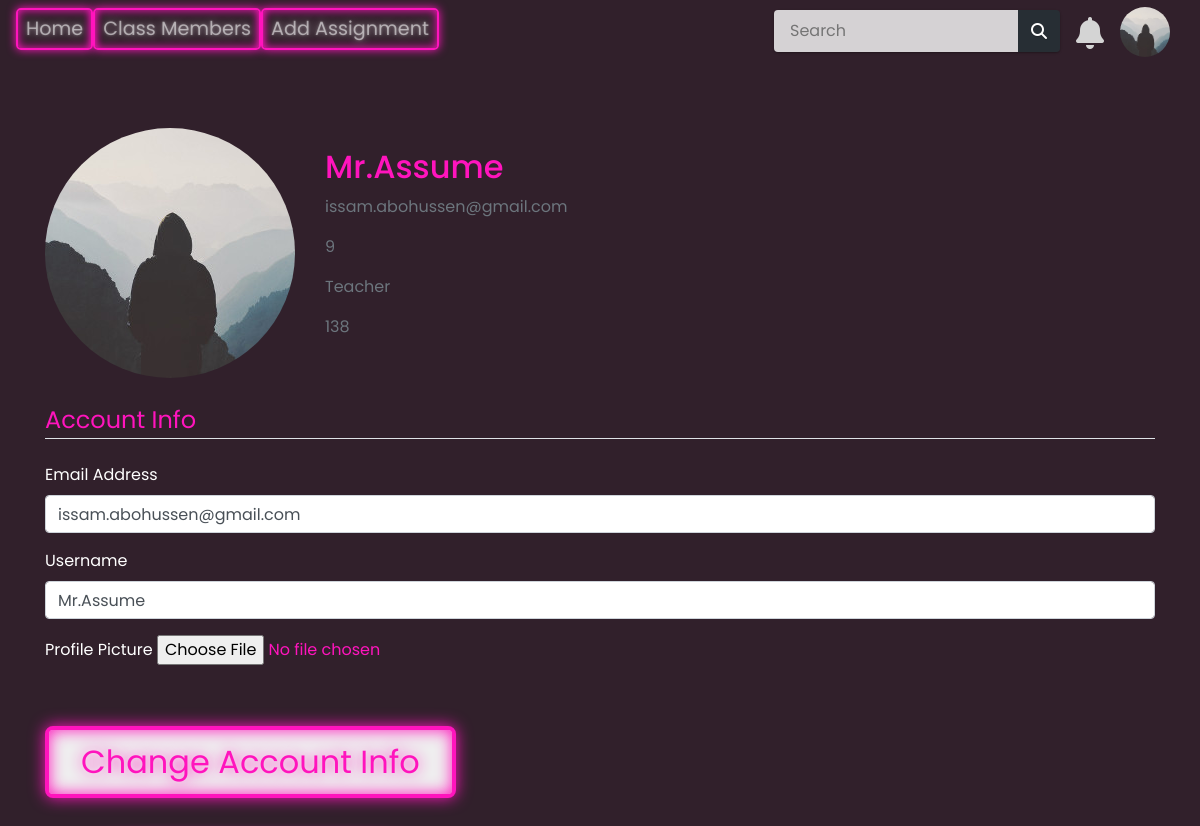
Screenshot of /profile (signed in) with the database file from the repository.
### tables this page shows
CREATE TABLE users (id INTEGER PRIMARY KEY AUTOINCREMENT NOT NULL, username TEXT NOT NULL, email TEXT NOT NULL, password TEXT NOT NULL, role TEXT NOT NULL, school TEXT NOT NULL, grade TEXT NOT NULL, profile_pic TEXT NOT NULL, groupNumber INTEGER NOT NULL);

### app.py (the view, shortened to what this page needs)
@app.route('/profile', methods=['GET', 'POST'])
@login_required
def profile():
    row = db.execute("SELECT * FROM users WHERE id = ?", session["user_id"])
    username = row[0]["username"]
    email = row[0]["email"]
    password = row[0]["password"]
    role = row[0]["role"]
    grade = row[0]["grade"]
    profile_pic_path = row[0]["profile_pic"]
    image_file = profile_pic_path
    groupNumber = row[0]["groupNumber"]
    navbar_data = get_navbar_data(session["user_id"])
    return render_template('profile.html', title='Account', image_file=os.path.join(app.config["UPLOAD_FODER"], image_file), username=username, email=email, password=password, role=role, grade=grade,groupNumber=groupNumber, loggedIn="True", navbar_data=navbar_data)

### app.py (called while the page is built)
@app.after_request
def after_request(response):
    response.headers["Cache-Control"] = "no-cache, no-store, must-revalidate"
    response.headers["Expires"] = 0
    response.headers["Pragma"] = "no-cache"
    return response

### helpers.py (called while the page is built, shortened)
def login_required(f):
    @wraps(f)
    def decorated_function(*args, **kwargs):
        if session.get("user_id") is None:
            return redirect("/login")
        return f(*args, **kwargs)
    return decorated_function

def get_navbar_data(userId):
    row = db.execute("SELECT * FROM users WHERE id = ?", userId)
    role = row[0]["role"]
    username = row[0]["username"]
    groupNumber = row[0]["groupNumber"]
    profile_pic_path = row[0]["profile_pic"]
    notifications = db.execute("SELECT * FROM notifications WHERE userId = ? ORDER BY dateTime DESC;", session["user_id"])
    navbar_data = [
        {"username": username,
        "groupNumber": groupNumber,
        "role": role,
        "profile_pic_path": profile_pic_path},
        {"notifications": notifications},
        {"notificationslenght": len(notifications)}
    ]
    return navbar_data

### templates/profile.html (shortened to what this page needs)
{% extends "base.html" %} {% block title %}Verify{% endblock %} {% block content %}
<head>
    <link rel="stylesheet" href="{{ url_for('static', filename='styles/btn_style.css')}}">
</head>
<body style="background-color: hsl(323 21% 16%);">
</body>
<div class="content-section">
    <div class="media">
        <img class="rounded-circle account-img" src="{{ image_file }}">
        <div class="media-body">
            <h2 class="account-heading username-text">{{ username }}</h2>
            <p class="text-secondary email-text">{{ email }}</p>
            <p class="text-secondary email-text">{{ grade }}</p>
            <p class="text-secondary email-text">{{ role }}</p>
            <p class="text-secondary email-text">{{ groupNumber }}</p>
        </div>
    </div>
    <br />
    <form method="POST" action="/profile" enctype="multipart/form-data">
        <fieldset class="form-group">
            <legend class="border-bottom mb-4">Account Info</legend>
            <div class="form-group">
                <label for="email" style="color:white;">Email Address</label>
                <input autocomplete="off" type="email" class="form-control" id="email" name="email" placeholder="Enter email" value="{{ email }}"/>
            </div>
            <div class="form-group">
                <label for="username" style="color:white;">Username</label>
                <input autocomplete="off" type="text" class="form-control" id="username" name="username" placeholder="Enter Username" value="{{ username }}"/>
            </div>
            <div class="form-group">
                <label for="Image" style="color:white;">Profile Picture</label>
                <input autocomplete="off" type="file" accept="image/*" id="Image" name="Image" placeholder="Select Image" "/>
            </div>
        </fieldset>
        <br />
        <button type="submit" class="neon-button">Change Account Info</button>
    </form>
</div>
{% endblock %}

### templates/base.html (shortened to what this page needs)
<!DOCTYPE html>
<html>
<head>
    <link rel="stylesheet" href="https://stackpath.bootstrapcdn.com/bootstrap/4.4.1/css/bootstrap.min.css" />
    <link rel="stylesheet" href="https://stackpath.bootstrapcdn.com/font-awesome/4.7.0/css/font-awesome.min.css" />
    <link rel="stylesheet" href="/static/styles/base.css"/>
</head>
<body>
    <nav class="navbar navbar-expand-lg navbar-dark">
        <div class="collapse navbar-collapse" id="navbar">
            <div class="navbar-nav">
                {% if  loggedIn=="True"%}
                <a class="nav-item nav-link neon-button-nav" id="home" href="/">Home</a>
                <a class="nav-item nav-link neon-button-nav" id="ClassMembers" href="/ClassMembers">Class Members</a>
                {% if  navbar_data[0]["role"] =="Teacher"%}
                <a class="nav-item nav-link neon-button-nav" id="AddVokabulary" href="/AddAssignment">Add Assignment</a>
                {% endif %}
                {% else %}
                <a class="nav-item nav-link neon-button-nav" id="login" href="/login">Login</a>
                <a class="nav-item nav-link neon-button-nav" id="signUp" href="/sign-up">Sign Up</a>
                {% endif %}
            </div>
        </div>
    </nav>
    {% if  loggedIn=="True"%}
    <div class="action">
      <div id="profile" class="profile">
        <img src="/static/profile_pics/{{ navbar_data[0]["profile_pic_path"] }}">
      </div>
    </div>
    <div id="wrapper" class="wrapper">
      <div class="notification_wrap">
        <div class="notification_icon">
          <i class="fas fa-bell"></i>
        </div>
    </div>
    <div class="search">
      <input id="serchBox" type="text" class="textbox" placeholder="Search">
      <input title="Search" value="" type="submit" class="button">
    </div>
    {% endif %}
  </div>
    <div class="container">{% block content %} {% endblock %}</div>
</body>
</html>

### static/styles/base.css (style rules this page uses)
* { margin: 0; padding: 0; font-family: 'Poppins', sans-serif; }
.action { position: fixed; top: 7px; right: 30px; z-index: 10; }
.action .profile { position: relative; width: 50px; height: 50px; border-radius: 50%; overflow: hidden; cursor: pointer; }
.action .profile img { position: absolute; top: 0; left: 0; width: 100%; height: 100%; object-fit: cover; }
.wrapper { position: fixed; top: 10px; right: -140px; z-index: 9; }
.notification_wrap { width: 500px; }
.notification_wrap .notification_icon { position: relative; width: 50px; height: 50px; font-size: 32px; margin: 0 auto; text-align: center; color: #d4d4d4; }
.notification_wrap .notification_icon .fa-bell { cursor: pointer; }
.search { outline: 0; -webkit-box-shadow: 0 1px 3px rgba(0, 0, 0, 0.12), 0 1px 2px rgba(0, 0, 0, 0.24); box-shadow: 0 1px 3px rgba(0, 0, 0, 0.12), 0 1px 2px rgba(0, 0, 0, 0.24); -webkit-border-radius: 4px; border-radius: 4px; position: fixed; top: 10px; right: 140px; }
.search > .textbox { outline: 0; height: 42px; width: 244px; line-height: 42px; padding: 0 16px; background-color: rgba(255, 255, 255, 0.8); color: #212121; border: 0; float: left; -webkit-border-radius: 4px 0 0 4px; border-radius: 4px 0 0 4px; }
.search > .button { outline: 0; background: none; background-color: rgba(38, 50, 56, 0.8); float: left; height: 42px; width: 42px; text-align: center; line-height: 42px; border: 0; color: #FFF; font: normal normal normal 14px/1 FontAwesome; font-size: 16px; text-rendering: auto; text-shadow: 0 1px 1px rgba(0, 0, 0, 0.2); -webkit-transition: background-color .4s ease; transition: background-color .4s ease; -webkit-border-radius: 0 4px 4px 0; border-radius: 0 4px 4px 0; }

### static/styles/btn_style.css (style rules this page uses)
:root { --clr-neon: hsl(317 100% 54%); --clr-bg: hsl(323 21% 16%); }
*, *::before, *::after { box-sizing: border-box; }
body { min-height: 100vh; background: var(--clr-bg); font-family: "Balsamiq Sans", cursive; color: var(--clr-neon); }
.neon-button { font-size: 2rem; display: inline-block; cursor: pointer; text-decoration: none; color: var(--clr-neon); border: var(--clr-neon) 0.125em solid; padding: 0.25em 1em; border-radius: 0.25em; text-shadow: 0 0 0.125em hsl(0 0% 100% / 0.3), 0 0 0.45em currentColor; box-shadow: inset 0 0 0.5em 0 var(--clr-neon), 0 0 0.5em 0 var(--clr-neon); position: relative; }
.neon-button::before { pointer-events: none; content: ""; position: absolute; background: var(--clr-neon); top: 120%; left: 0; width: 100%; height: 100%; transform: perspective(1em) rotateX(40deg) scale(1, 0.35); filter: blur(1em); opacity: 0.7; }
.neon-button::after { content: ""; position: absolute; top: 0; bottom: 0; left: 0; right: 0; box-shadow: 0 0 2em 0.5em var(--clr-neon); opacity: 0; background-color: var(--clr-neon); z-index: -1; transition: opacity 100ms linear; }
.neon-button-nav { font-size: 1.2rem; display: inline-block; cursor: pointer; text-decoration: none; color: var(--clr-neon); border: var(--clr-neon) 0.125em solid; padding: 0.25em 1em; border-radius: 0.25em; text-shadow: 0 0 0.125em hsl(0 0% 100% / 0.3), 0 0 0.45em currentColor; box-shadow: inset 0 0 0.5em 0 var(--clr-neon), 0 0 0.5em 0 var(--clr-neon); position: relative; padding-left: 30em; padding-right: 30em; }
.neon-button-nav::after { content: ""; position: absolute; top: 0; bottom: 0; left: 0; right: 0; box-shadow: 0 0 2em 0.5em var(--clr-neon); opacity: 0; background-color: var(--clr-neon); z-index: -1; transition: opacity 100ms linear; }
.email-text { color: rgb(105, 255, 230); margin-left: 30px; }
.username-text { margin-top: 20px; margin-left: 30px; }
.content-section { margin-top: 20px; margin-top: 70px; }

### rows the page displays
users: profile_pic (placeholder picture), username "Mr.Assume", email "issam.abohussen@gmail.com", role "Teacher"

### other values shown
{{ grade }} "9"
{{ groupNumber }} "138"
